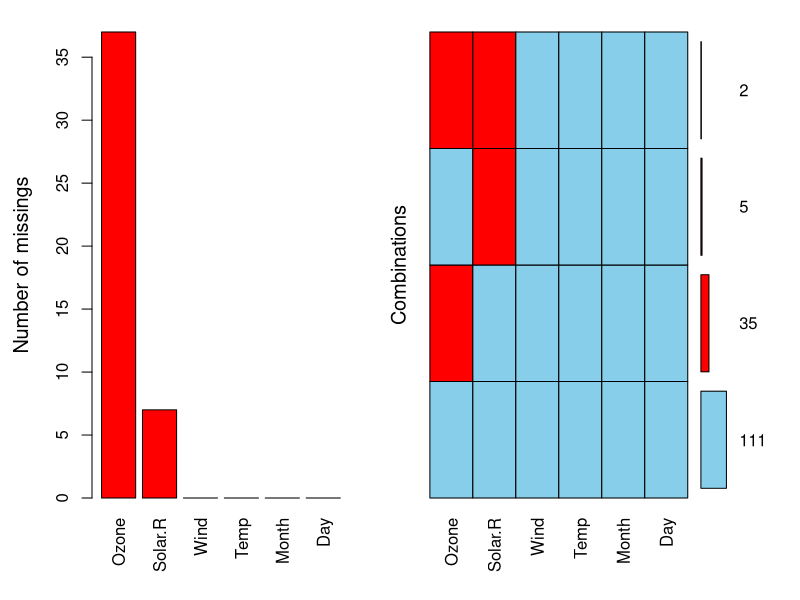
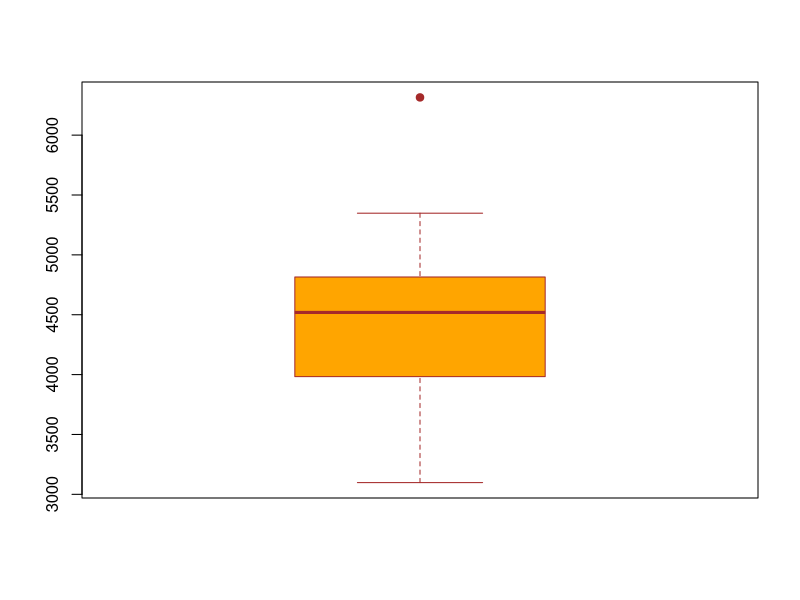

R code for these plots, in order:
## ---- chunk 1
x <- c(45, NA, 87, 63, 55, NA, 72)
is.na(x)
x[is.na(x)]
## ---- chunk 2
df <- airquality
df[complete.cases(df), ]
## ---- chunk 3
sum(is.na(df$Ozone))
sum(is.na(df$Solar.R))
sum(is.na(df$Solar.R) & is.na(df$Ozone))
sum(!complete.cases(df))
mean(!complete.cases(df))
## ---- chunk 4
library(VIM)
?aggr
aggr(airquality, prop = F, numbers = T, sortVar = T)

df <- na.omit(airquality)
str(df)
## ---- chunk 5
df <- data.frame(state.x77)
boxplot(df$Income, pch = 19, col = "orange", border = "brown")
## ---- chunk 6
outlier <- boxplot.stats(df$Income)
df[df$Income == outlier$out, ]
